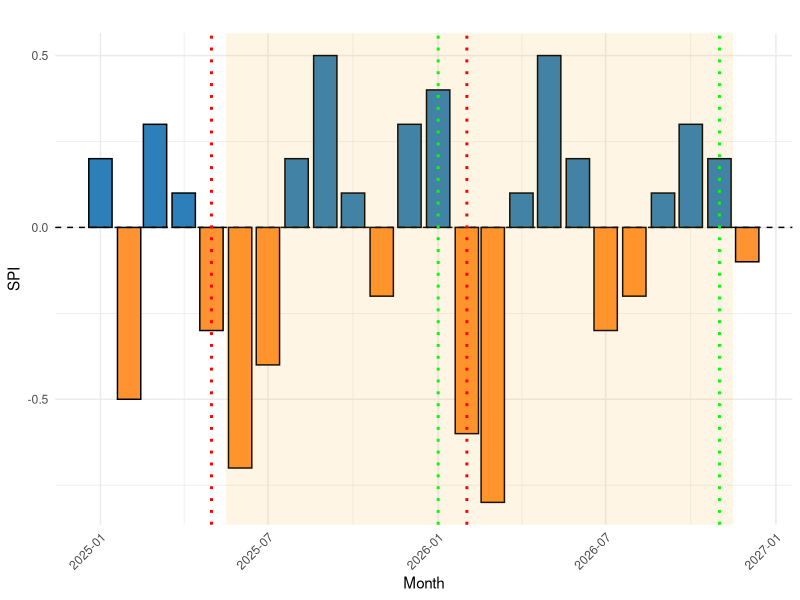
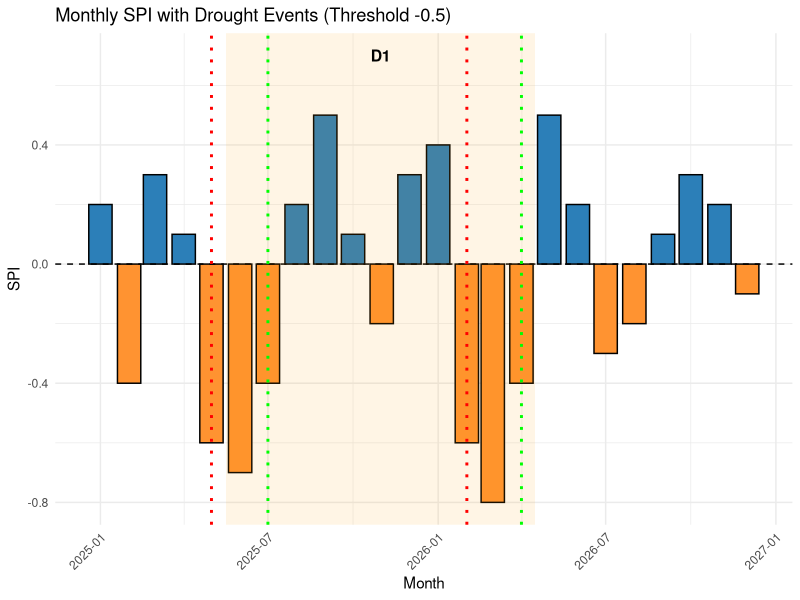

Reproduce these figures in R, in order.
library(ggplot2)
library(dplyr)
library(tidyr)
library(lubridate)

# ----------------------------
# 1. Simulate monthly SPI
# ----------------------------
months <- seq.Date(as.Date("2025-01-01"), as.Date("2026-12-01"), by = "month")

# Controlled SPI values: first negative month alone, second event with 2 consecutive negative months
SPI <- c(0.2, -0.5, 0.3, 0.1, -0.3, -0.7, -0.4, 0.2, 0.5, 0.1, -0.2, 0.3,
         0.4, -0.6, -0.8, 0.1, 0.5, 0.2, -0.3, -0.2, 0.1, 0.3, 0.2, -0.1)

df <- data.frame(Month = months, SPI = SPI)

# ----------------------------
# 2. Track cumulative drought
# ----------------------------
df$Drought <- FALSE
df$Cumulative <- 0
df$EventStart <- NA
df$EventEnd <- NA

cum_spi <- 0
drought_active <- FALSE
dry_months <- 0
start_month <- NA

for(i in 1:nrow(df)) {
  val <- df$SPI[i]
  
  # Count consecutive negative months
  if(val < 0) {
    dry_months <- dry_months + 1
  } else {
    dry_months <- 0
  }
  
  # Start drought if 2 consecutive negative months
  if(!drought_active & dry_months >= 2){
    drought_active <- TRUE
    cum_spi <- val
    df$Drought[i] <- TRUE
    start_month <- df$Month[i-1]
    df$EventStart[i] <- start_month
  } else if(drought_active){
    cum_spi <- cum_spi + val
    df$Drought[i] <- TRUE
    # End drought when cumulative deficit offset
    if(cum_spi >= 0){
      drought_active <- FALSE
      df$EventEnd[i] <- df$Month[i]
      cum_spi <- 0
      start_month <- NA
    }
  }
  
  df$Cumulative[i] <- cum_spi
}

# ----------------------------
# 3. Define bar colors
# ----------------------------
df$SPI_Type <- ifelse(df$SPI >= 0, "Positive SPI", "Negative SPI")

# ----------------------------
# 4. Prepare vertical lines and labels
# ----------------------------
vline_df <- df %>%
  select(EventStart, EventEnd) %>%
  pivot_longer(cols = everything(), names_to = "Type", values_to = "Month") %>%
  filter(!is.na(Month)) %>%
  mutate(Label = ifelse(Type == "EventStart", "Start of Drought", "End of Drought"),
         LineColor = ifelse(Type == "EventStart", "red", "green"))

# ----------------------------
# 5. Prepare shaded drought periods
# ----------------------------
drought_shade <- df %>%
  filter(Drought) %>%
  group_by(group = cumsum(c(0, diff(as.numeric(Drought))) != 0)) %>%
  summarize(start = min(Month), end = max(Month), .groups = 'drop')

# ----------------------------
# 6. Set label positions
# ----------------------------
label_y_start <- max(df$SPI) + 0.3
label_y_end   <- max(df$SPI) + 0.3

# ----------------------------
# 7. Plot
# ----------------------------
ggplot(df, aes(x = Month, y = SPI, fill = SPI_Type)) +
  # Bars for SPI
  geom_col(color = "black") +
  scale_fill_manual(values = c("Positive SPI" = "#2c7fb8", "Negative SPI" = "#ff9331")) +
  
  # Horizontal line at SPI = 0
  geom_hline(yintercept = 0, linetype = "dashed") +
  
  # Shaded drought period
  geom_rect(data = drought_shade, aes(xmin = start - 15, xmax = end + 15, ymin = -Inf, ymax = Inf),
            inherit.aes = FALSE, alpha = 0.1, fill = "orange") +
  
  # Vertical lines for start/end
  geom_vline(data = vline_df, aes(xintercept = Month, color = LineColor),
             linetype = "dotted", size = 1, inherit.aes = FALSE) +
  scale_color_identity() +
  
  # Labels for start (red) and end (green)
  geom_text(data = vline_df %>% filter(LineColor == "darkred"),
            aes(x = Month, y = label_y_start, label = Label),
            angle = 90, vjust = -0.5, hjust = 0, color = "darkred", size = 3.5, inherit.aes = FALSE) +
  
  geom_text(data = vline_df %>% filter(LineColor == "darkgreen"),
            aes(x = Month, y = label_y_end, label = Label),
            angle = 90, vjust = -0.5, hjust = 0, color = "darkgreen", size = 3.5, inherit.aes = FALSE) +
  
  labs(title = "",
       y = "SPI", fill = "SPI Type") +
  theme_minimal() +
  theme(axis.text.x = element_text(angle = 45, hjust = 1))+
  theme(legend.position = "none")


library(ggplot2)
library(dplyr)
library(tidyr)
library(lubridate)

# ----------------------------
# 1. Simulate monthly SPI
# ----------------------------
months <- seq.Date(as.Date("2025-01-01"), as.Date("2026-12-01"), by = "month")

# SPI values to show example: first negative month alone, second event has 2 consecutive months < -0.5
SPI <- c(0.2, -0.4, 0.3, 0.1, -0.6, -0.7, -0.4, 0.2, 0.5, 0.1, -0.2, 0.3,
         0.4, -0.6, -0.8, -0.4, 0.5, 0.2, -0.3, -0.2, 0.1, 0.3, 0.2, -0.1)

df <- data.frame(Month = months, SPI = SPI)

# ----------------------------
# 2. Track drought events based on new logic
# ----------------------------
df$Drought <- FALSE
df$EventStart <- NA
df$EventEnd <- NA

drought_active <- FALSE
dry_months <- 0
start_month <- NA

threshold <- -0.5  # drought threshold

for(i in 1:nrow(df)) {
  val <- df$SPI[i]
  
  # Count consecutive months below threshold
  if(val < threshold){
    dry_months <- dry_months + 1
  } else {
    dry_months <- 0
  }
  
  # Start drought if 2 consecutive months below threshold
  if(!drought_active & dry_months >= 2){
    drought_active <- TRUE
    start_month <- df$Month[i-1]
    df$EventStart[i] <- start_month
    df$Drought[i] <- TRUE
  } else if(drought_active){
    df$Drought[i] <- TRUE
    # End drought if SPI >= threshold (even if negative)
    if(val >= threshold){
      drought_active <- FALSE
      df$EventEnd[i] <- df$Month[i]
      start_month <- NA
    }
  }
}

# ----------------------------
# 3. Define SPI bar colors
# ----------------------------
df$SPI_Type <- ifelse(df$SPI >= 0, "Positive SPI", "Negative SPI")

# ----------------------------
# 4. Prepare vertical lines for start/end
# ----------------------------
vline_df <- df %>%
  select(EventStart, EventEnd) %>%
  pivot_longer(cols = everything(), names_to = "Type", values_to = "Month") %>%
  filter(!is.na(Month)) %>%
  mutate(Label = ifelse(Type == "EventStart", "Start of Drought", "End of Drought"),
         LineColor = ifelse(Type == "EventStart", "red", "green"))

# ----------------------------
# 5. Identify shaded drought periods
# ----------------------------
drought_shade <- df %>%
  filter(Drought) %>%
  group_by(group = cumsum(c(0, diff(as.numeric(Drought))) != 0)) %>%
  summarize(start = min(Month), end = max(Month), .groups = 'drop') %>%
  mutate(EventID = paste0("D", row_number()))

# ----------------------------
# 6. Label positions
# ----------------------------
label_y_start <- max(df$SPI) + 0.3
label_y_end   <- max(df$SPI) + 0.3

# ----------------------------
# 7. Plot
# ----------------------------
ggplot(df, aes(x = Month, y = SPI, fill = SPI_Type)) +
  # Bars
  geom_col(color = "black") +
  scale_fill_manual(values = c("Positive SPI" = "#2c7fb8", "Negative SPI" = "#ff9331")) +
  
  # Horizontal line
  geom_hline(yintercept = 0, linetype = "dashed") +
  
  # Shaded drought periods
  geom_rect(data = drought_shade, aes(xmin = start - 15, xmax = end + 15, ymin = -Inf, ymax = Inf),
            inherit.aes = FALSE, alpha = 0.1, fill = "orange") +
  
  # Event ID labels
  geom_text(data = drought_shade, aes(x = start + (end-start)/2, y = max(df$SPI)+0.2, label = EventID),
            inherit.aes = FALSE, size = 4, fontface = "bold") +
  
  # Start/end vertical lines
  geom_vline(data = vline_df, aes(xintercept = Month, color = LineColor),
             linetype = "dotted", size = 1, inherit.aes = FALSE) +
  scale_color_identity() +
  
  # Labels for vertical lines
  geom_text(data = vline_df %>% filter(LineColor == "darkred"),
            aes(x = Month, y = label_y_start, label = Label),
            angle = 90, vjust = -0.5, hjust = 0, color = "darkred", size = 3.5, inherit.aes = FALSE) +
  geom_text(data = vline_df %>% filter(LineColor == "darkgreen"),
            aes(x = Month, y = label_y_end, label = Label),
            angle = 90, vjust = -0.5, hjust = 0, color = "darkgreen", size = 3.5, inherit.aes = FALSE) +
  
  labs(title = "Monthly SPI with Drought Events (Threshold -0.5)",
       y = "SPI", fill = "SPI Type") +
  theme_minimal() +
  theme(axis.text.x = element_text(angle = 45, hjust = 1),
        legend.position = "none")
